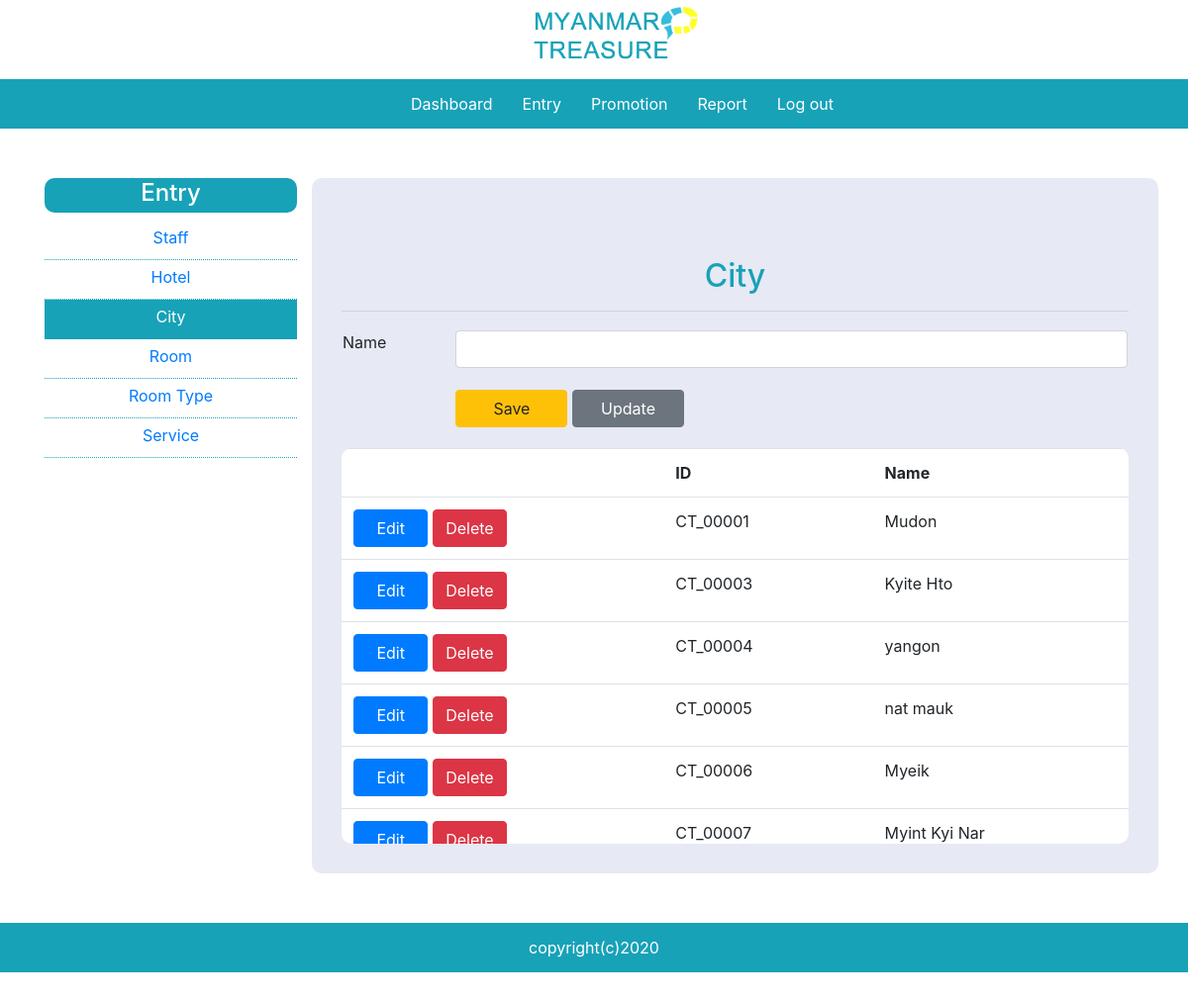
The page /city.php (signed in) on the database its author committed.
### tables this page shows
CREATE TABLE `city` (
  `cityid` varchar(45) NOT NULL,
  `cityname` varchar(45) NOT NULL,
  `status` varchar(45) NOT NULL
);

### city.php (the view, shortened to what this page needs)
<?php
    include 'template/header_ad.php';
    $con=mysqli_connect("localhost","root","","dbagent");
    $cityname="";
?>
    <section class="content">
        <div class="container">
            <div class="row">
                <div class="col-3 sidebar">
                    <h4>Entry</h4>
                    <a href="staff.php">Staff</a>
                    <a href="hotel.php">Hotel</a>
                    <a href="city.php" class="active">City</a>
                    <a href="room.php">Room</a>
                    <a href="roomtype.php">Room Type</a>
                    <a href="service.php">Service</a>
                </div>
                <div class="col-9 main-content">
                    <h2>City</h2><hr/>
                    <form action="city.php" method="POST">
                        <table width="100%">
                            <tr>
                                <td></td>
                                <td>
                                </td>
                            </tr>
                            <tr>
                                <td>Name</td>
                                <td>
                                    <input type="text" name="txtname" class="form-control" value="<?php echo $cityname;?>" required>
                                </td>
                            </tr>
                            <tr>
                                <td></td>
                                <td>
                                    <button class="btn btn-warning col-2" name="btnsave">Save</button>
                                    <button class="btn btn-secondary col-2" name="btnupdate">Update</button>
                                </td>
                            </tr>
                        </table>
                    </form>
                    <div class="tablelist">
                        <div class="table-responsive">
                        <table class="table">
                            <tr>
                                <th></th>
                                <th>ID</th>
                                <th>Name</th>
                            </tr>
                            <?php
                                $sql="SELECT * FROM city WHERE status='true'";
                                $result=mysqli_query($con,$sql);
                                while($data=mysqli_fetch_array($result))
                                {
                                    echo '<tr>';
                                    echo '<td>
                                    <a href="city.php?eid='.$data['cityid'].'" class="btn btn-primary col-3">Edit</a>
                                    <a href="city.php?did='.$data['cityid'].'" class="btn btn-danger col-3">Delete</a>
                                    </td>';
                                        echo '<td>'.$data['cityid'].'</td>';
                                        echo '<td>'.$data['cityname'].'</td>';
                                    echo '</tr>';
                                }
                            ?>
                        </table>
                        </div>
                    </div>
                </div>
            </div>
        </div>
     </section>
<?php
include 'template/footer.php';
?>

### css/style.css (style rules this page uses)
.content { min-height: 500px; }
.content h2 { color: #17a2b8; margin-top: 50px; text-align: center; }
.sidebar { min-height: 500px; margin-top: 50px; margin-bottom: 50px; }
.sidebar h4 { display: block; background-color: #17a2b8; height: 35px; line-height: 30px; text-align: center; color: white; border-radius: 10px; }
.sidebar a { display: block; text-decoration: none; text-align: center; border-bottom: thin dotted #17a2b8; height: 40px; line-height: 35px; }
.active { background-color: #17a2b8; color: #ffffff; }
.main-content { min-height: 500px; margin-top: 50px; margin-bottom: 50px; padding: 30px; background-color: #e7e9f4; border-radius: 10px; }
.main-content h2 { color: #17a2b8; }
input[type="text"], input[type="radio"], input[type="email"], input[type="password"], input[type="date"], input[type="file"], select, textarea { margin-bottom: 20px; }
.main-content td { vertical-align: top; }
.tablelist { margin-top: 20px; border-radius: 10px; background-color: white; height: 400px; overflow-y: scroll; }

### rows shown on the page
city: cityid "CT_00001", cityname "Mudon"
city: cityid "CT_00003", cityname "Kyite Hto"
city: cityid "CT_00004", cityname "yangon"
city: cityid "CT_00005", cityname "nat mauk"
city: cityid "CT_00006", cityname "Myeik"
city: cityid "CT_00007", cityname "Myint Kyi Nar"
